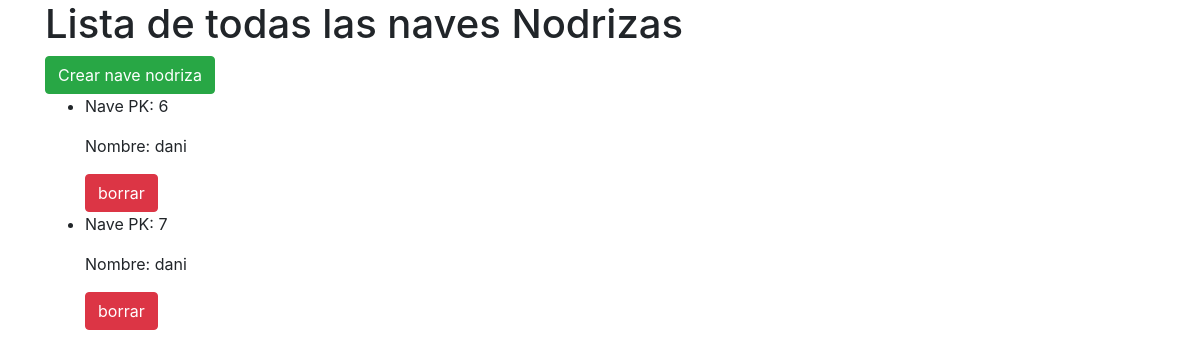
The app's page /, older data.
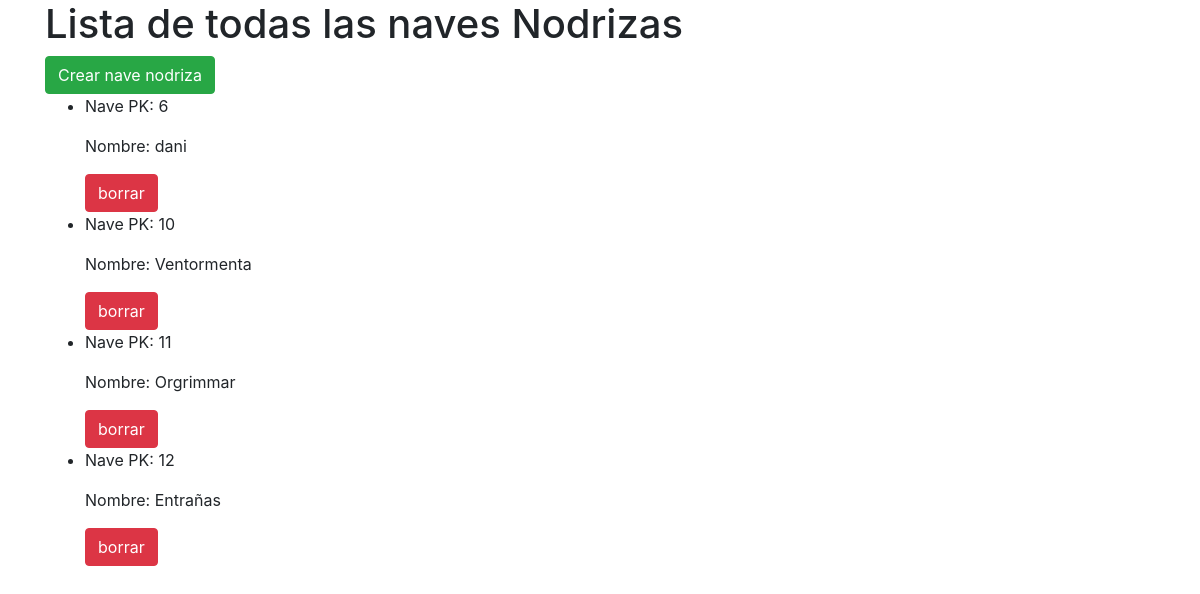
The same page, newer data.
### marcianos/models.py (models this page shows)
class nave_nodriza(models.Model):
    nombre = models.CharField(max_length=400)

### marcianos/views.py (the view)
# urls.py: path('', views.nave_nodrizaList, name = 'naves_list'),
def nave_nodrizaList(request, template_name = 'nave_nodriza/lista.html'):
    naves_nodrizas = nave_nodriza.objects.all() #Obtengo la lista de naves
    data = {}
    data['object_list'] = naves_nodrizas #Devuelvo los objetos que voy a pintar
    return render(request, template_name, data)

### marcianos/templates/nave_nodriza/lista.html (shortened to what this page needs)
<!DOCTYPE html>
<html>
  <head>
    <link rel="stylesheet" href="https://maxcdn.bootstrapcdn.com/bootstrap/4.0.0-beta.2/css/bootstrap.min.css">
  </head>
  <body>
    <div class="container">
        <h1>Lista de todas las naves Nodrizas</h1>
        <a class="btn btn-success" href='{% url "naves_create" %}'> Crear nave nodriza</a>
        <ul>
          {% for Nave in object_list %}
            <li>
              <p>Nave PK: {{ Nave.pk }}</p>
              <p>Nombre: {{ Nave.nombre }}</p>
              <a class="btn btn-danger" href='{% url "naves_delete" Nave.pk %}'>borrar</a>
            </li>
          {% endfor %}
        </ul>
    </div>
  </body>
</html>

Row changes from the older to the newer data that the page shows:
removed nave_nodriza: pk "7", nombre "dani"
added nave_nodriza: pk "10", nombre "Ventormenta"
added nave_nodriza: pk "11", nombre "Orgrimmar"
added nave_nodriza: pk "12", nombre "Entrañas"
